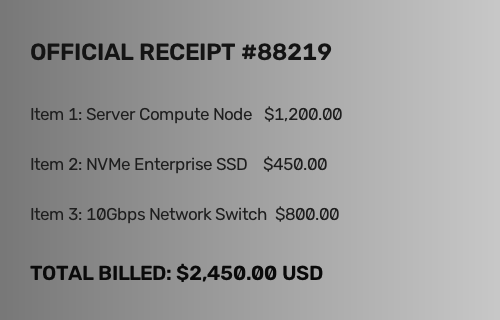
#> input picture RAG/01_document_ingestion/data/sample_receipt.png, 500 x 320 px; its folder holds only this picture in this run
$ jupyter execute --allow-errors 01_document_ingestion_master.ipynb
#> lines starting #> are read from the running program, lines starting #| are printed output that depends on the picture; after the words box and inside, x2 and y2 are one past the last pixel; in counts of white or black regions, pixels touching at a corner belong together
# 🏛️ Masterclass 01: Document Ingestion, Parsing, & Preprocessing
### *Google Colab Ready | AI Engineer Interview Preparation (3–5 YOE)*

---

## 📌 Executive Summary
In production Retrieval-Augmented Generation (RAG), the ingestion pipeline represents the foundational **ETL (Extract, Transform, Load)** layer.
A naive or flawed ingestion step permanently damages retrieval quality: **"Garbage In $\rightarrow$ Hallucination Out."**

This master notebook centralizes the complete engineering theory, architectural blueprints, and interactive code implementations for all enterprise document modalities:
1. **The Ingestion Pipeline Architecture & Universal Schema**
2. **Format 1 — Unstructured Text & Markdown**: Unicode normalization (NFKC), non-breaking spaces, regex sanitization, and boilerplate stripping.
3. **Format 2 — PDFs (Digital & Scanned)**: Coordinate geometry, text streams, layout preservation, and table extraction to Markdown.
4. **Format 3 — Images, Receipts, & Scanned Contracts**: The 4-stage Computer Vision pipeline (Grayscale $\rightarrow$ CLAHE $\rightarrow$ Bilateral Filter $\rightarrow$ Otsu Binarization) and deskewing.
5. **Format 4 — Tabular Data (Excel / CSV)**: The mathematical failure of dense vector embeddings on numbers, and row-to-narrative serialization.
6. **Format 5 — Semi-Structured Data (JSON / APIs)**: Token bloat reduction, schema flattening, and internal key pruning.
7. **The Universal Multi-Tenant Ingestion Dispatcher**
8. **Senior AI Interview Q&A & Edge Cases**

---
## ⚙️ 1. Environment Setup (Google Colab & Local)
Run the cell below to bootstrap dependencies and verify sample data files.

[cell 1]
import os
import sys
import subprocess

# In Google Colab, uncomment to install required packages:
# !pip install opencv-python pillow pymupdf pdfplumber pypdf

# 1. Resolve data directory (handles local execution, nested paths, or Google Colab)
DATA_DIR = "data"
if not os.path.exists(DATA_DIR):
    if os.path.exists("01_document_ingestion/data"):
        DATA_DIR = "01_document_ingestion/data"
    elif os.path.exists("../data"):
        DATA_DIR = "../data"

# 2. Check if required files exist; if not, automatically run data generation script
REQUIRED_FILES = [
    "sample_contract.txt",
    "sample_policy.pdf",
    "sample_receipt.png",
    "sample_payroll.csv",
    "sample_customer_profile.json"
]

missing_files = []
if not os.path.exists(DATA_DIR):
    missing_files = REQUIRED_FILES
else:
    existing = set(os.listdir(DATA_DIR))
    missing_files = [f for f in REQUIRED_FILES if f not in existing]

if missing_files:
    print(f"Missing sample files: {missing_files}")
    print("Auto-running data generation script...")

    # Locate generate_sample_data.py script
    script_paths = [
        "scripts/generate_sample_data.py",
        "01_document_ingestion/scripts/generate_sample_data.py",
        "../scripts/generate_sample_data.py"
    ]
    script_to_run = None
    for p in script_paths:
        if os.path.exists(p):
            script_to_run = p
            break

    if script_to_run:
        subprocess.check_call([sys.executable, script_to_run])
        print("Successfully auto-generated missing sample data!")
    else:
        print("Warning: generate_sample_data.py script not found locally.")

# Re-verify
if not os.path.exists(DATA_DIR):
    if os.path.exists("01_document_ingestion/data"):
        DATA_DIR = "01_document_ingestion/data"
    elif os.path.exists("../data"):
        DATA_DIR = "../data"

print(f"Data directory resolved to: {DATA_DIR}")
if os.path.exists(DATA_DIR):
    print("Available sample files:", os.listdir(DATA_DIR))

---
## 🧱 2. The Universal Ingested Document Schema & Multi-Tenant Isolation

### Why Schema Standardization is Mandatory:
Downstream chunkers and vector indexers must never be tightly coupled to upstream file loaders.
Every parser must return instances of **`IngestedDocument`**, enforcing two non-negotiable enterprise invariants:
1. **`tenant_id`**: Mandatory to enforce database-level partitioning and prevent unauthorized cross-tenant data leaks.
2. **`created_at`**: ISO-8601 UTC timestamp to enable temporal decay and time-aware retrieval filtering.

[cell 2]
from dataclasses import dataclass, field
from typing import Dict, Any, List
import datetime

@dataclass
class IngestedDocument:
    page_content: str
    metadata: Dict[str, Any] = field(default_factory=dict)

    def __post_init__(self):
        # Mandatory enterprise invariants
        if "tenant_id" not in self.metadata:
            raise ValueError("Production Invariant Violation: tenant_id is MANDATORY.")
        if "created_at" not in self.metadata:
            self.metadata["created_at"] = datetime.datetime.now(datetime.timezone.utc).isoformat()

# Instantiate sample standardized document
sample_doc = IngestedDocument(
    page_content="Enterprise multi-tenant isolation confirmed.",
    metadata={
        "tenant_id": "tenant_apex_01",
        "source": "handbook.pdf",
        "page_number": 1,
        "doc_type": "policy",
        "access_roles": ["employee", "manager"]
    }
)
print("Standardized Document Created Successfully:")
print("Content:", sample_doc.page_content)
print("Metadata:", sample_doc.metadata)

---
## 📝 3. Format 1: Unstructured Text & Markdown Preprocessing

### Deep Theory:
Plain text files (`.txt`) and Markdown (`.md`) frequently suffer from:
1. **Unicode Discrepancies**: The same visual character can be represented by different byte code points.
   - *Example*: `é` can be a single code point (`\u00e9`) or two code points (`e` + accent `\u0301`).
   - Tokenizers will split them into different tokens unless normalized via **Unicode NFKC**.
2. **Invisible Whitespace Traps**: Non-breaking spaces (`\xa0`), zero-width spaces (`\u200b`), and mixed Windows linebreaks (`\r\n`).
3. **Excessive Linebreaks**: Triple or quadruple newlines artificially fragment text into empty or degraded chunks during chunking.

[cell 3]
import re
import unicodedata

class TextPreprocessor:
    @staticmethod
    def clean_text(raw_text: str) -> str:
        # 1. Unicode NFKC Normalization
        text = unicodedata.normalize("NFKC", raw_text)

        # 2. Replace non-breaking spaces and zero-width artifacts
        text = text.replace("\xa0", " ").replace("\u200b", "")

        # 3. Standardize Windows line breaks (\r\n -> \n)
        text = re.sub(r"\r\n?", "\n", text)

        # 4. Collapse runs of horizontal spaces/tabs
        text = re.sub(r"[ \t]+", " ", text)

        # 5. Collapse excessive line breaks (3+ consecutive newlines become 2)
        text = re.sub(r"\n{3,}", "\n\n", text)

        return text.strip()

# Test with dirty file
text_file_path = os.path.join(DATA_DIR, "sample_contract.txt")
with open(text_file_path, "r", encoding="utf-8") as f:
#> (reads RAG/01_document_ingestion/data/sample_contract.txt from the repository)
    dirty_text = f.read()

print("--- [RAW DIRTY TEXT] ---")
print(repr(dirty_text[:120]) + "...")

cleaned_text = TextPreprocessor.clean_text(dirty_text)
print("\n--- [CLEANED TEXT] ---")
print(cleaned_text)

### Algorithmic Header/Footer Boilerplate Stripper:
Recurring legal notices (*"CONFIDENTIAL HR MEMORANDUM"*) repeated on every document inflate vector similarity for unrelated queries.
We eliminate them using page-frequency analysis:

[cell 4]
from collections import Counter

def strip_recurring_boilerplate(docs: List[str], threshold: float = 0.75) -> List[str]:
#> called with threshold = 0.75
    if len(docs) < 2:
        return docs
    first_lines, last_lines = [], []
    for d in docs:
        lines = [l.strip() for l in d.splitlines() if l.strip()]
        if lines:
            first_lines.append(lines[0])
            last_lines.append(lines[-1])

    headers = {l for l, c in Counter(first_lines).items() if c / len(docs) >= threshold}
    footers = {l for l, c in Counter(last_lines).items() if c / len(docs) >= threshold}

    print(f"Detected Global Boilerplate Headers: {headers}")
    print(f"Detected Global Boilerplate Footers: {footers}")

    cleaned = []
    for d in docs:
        lines = [l.strip() for l in d.splitlines() if l.strip()]
        if not lines:
            cleaned.append("")
            continue
        start = 1 if lines[0] in headers else 0
        end = len(lines) - 1 if lines[-1] in footers else len(lines)
        cleaned.append("\n".join(lines[start:end]))
    return cleaned

batch_samples = [
    "CONFIDENTIAL HR MEMORANDUM\nEmployee bonus policy for 2026.\nCONFIDENTIAL HR MEMORANDUM",
    "CONFIDENTIAL HR MEMORANDUM\nHealth and wellness stipend review.\nCONFIDENTIAL HR MEMORANDUM"
]
print("Boilerplate stripped result:")
print(strip_recurring_boilerplate(batch_samples)[0])

---
## 📄 4. Format 2: PDFs (Digital & Scanned)

### Deep Theory:
A PDF is **NOT** a text document. It is a set of display instructions:
`Place glyph 'F' at coordinate (x=50.2, y=720.0)`.
Origin $(0,0)$ in PDF specification is at the **bottom-left** of the page (measured in typographical points: $72\text{ pt} = 1\text{ inch}$).

### The Multi-Column Trap:
A naive text parser reads glyphs purely by descending vertical coordinate $y$.
Across two columns, it reads across columns horizontally, merging unrelated sentences.
**Layout-aware parsers** (`PyMuPDF`) group text spans into bounding boxes $(x_0, y_0, x_1, y_1)$ and resolve reading order column by column.

### Extracting Stream Data & Tables:
Below, we extract stream contents from `sample_policy.pdf` and convert extracted tables into LLM-native Markdown tables.

[cell 5]
import re

def extract_pdf_pages(pdf_path: str) -> List[Dict[str, Any]]:
#> further down, raw_receipt is the input picture: shape (320, 500, 3); min 10, max 199, mean 153.1
    pages = []
    with open(pdf_path, "rb") as f:
        raw_bytes = f.read()
    streams = re.findall(b"stream\r?\n(.*?)\r?\nendstream", raw_bytes, re.DOTALL)
    for idx, stream in enumerate(streams):
        text_matches = re.findall(rb"\((.*?)\)\s*Tj", stream)
        page_text = "\n".join(m.decode("latin1", errors="ignore") for m in text_matches)
        pages.append({"page_number": idx + 1, "text": page_text})
    return pages

pdf_path = os.path.join(DATA_DIR, "sample_policy.pdf")
#> (the rest of this cell did not finish here and is left out)

---
## 🖼️ 5. Format 3: Images, Receipts, & Scanned Contracts

### Deep Theory: The 4-Stage Computer Vision Pipeline
Raw images (`.png`, `.jpg`) suffer from smartphone shadows, sensor noise, and skew tilt.
Passing raw camera photos directly to OCR yields high Character Error Rates (CER).

We apply an **OpenCV Computer Vision pipeline**:
1. **Grayscale**: $Y = 0.299R + 0.587G + 0.114B$ (removes color noise).
2. **CLAHE (Contrast Limited Adaptive Histogram Equalization)**:
   Divides image into localized $8\times 8$ grid tiles and clips contrast amplification to eliminate uneven shadows.
3. **Bilateral Filter**: Unlike Gaussian blur, it uses both spatial distance and pixel radiometric intensity to denoise flat backgrounds while keeping text edges sharp.
4. **Otsu's Adaptive Binarization**: Automatically finds the optimal global threshold separating dark text from white paper.

[cell 6]
import cv2
import numpy as np

class VisionDocumentPreprocessor:
    @staticmethod
    def process_image(img_bgr: np.ndarray) -> np.ndarray:
        # 1. Grayscale
        gray = cv2.cvtColor(img_bgr, cv2.COLOR_BGR2GRAY)

        # 2. CLAHE (Local contrast enhancement & shadow elimination)
        clahe = cv2.createCLAHE(clipLimit=2.0, tileGridSize=(8, 8))
        contrast = clahe.apply(gray)

        # 3. Bilateral Filter (Smooths noise, keeps text edges sharp)
        denoised = cv2.bilateralFilter(contrast, d=9, sigmaColor=75, sigmaSpace=75)
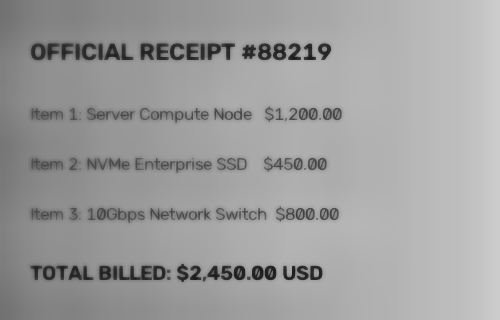
#> denoised: shape (320, 500); min 27, max 204, mean 157.9

        # 4. Otsu's Binarization
        _, binarized = cv2.threshold(denoised, 0, 255, cv2.THRESH_BINARY + cv2.THRESH_OTSU)
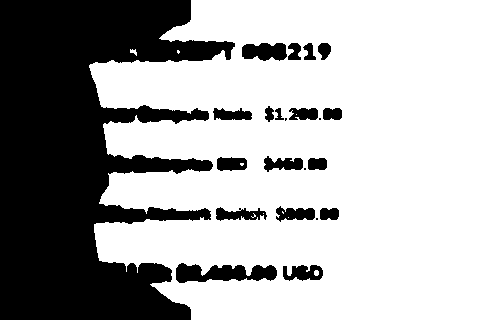
#> binarized: shape (320, 500); 67.4% white; 22 black regions (4 under 20 px), largest, box (x1, y1, x2, y2) and area: (0, 0, 235, 320) 46228, (176, 263, 277, 283) 1335, (242, 43, 287, 61) 650
        return binarized

receipt_path = os.path.join(DATA_DIR, "sample_receipt.png")
raw_receipt = cv2.imread(receipt_path)
binarized_receipt = VisionDocumentPreprocessor.process_image(raw_receipt)

print(f"Raw Image Dimensions: {raw_receipt.shape}")
#| Raw Image Dimensions: (320, 500, 3)
print(f"Binarized Unique Pixels: {np.unique(binarized_receipt)} (0=Text, 255=Background)")
#| Binarized Unique Pixels: [  0 255] (0=Text, 255=Background)
print("Image successfully converted into clean binary mask ready for OCR.")

---
## 📊 6. Format 4: Tabular Data (Excel & CSV)

### Deep Theory: The Vector Inadequacy on Numbers
Dense embeddings are continuous syntactic projections.
- To an embedding model, `185000` is split into subword tokens: `["18", "500", "0"]`.
- The geometric vector distance between `185000` and `184999` is NOT proportional to their difference ($1$).
- **Cosine similarity CANNOT do numeric range filtering ($> $100k$) or arithmetic aggregations (SUM, AVG)**.

### Solution: Row-to-Narrative Serialization
Every row is translated into an explicit key-value descriptive narrative block:

[cell 7]
import csv

def serialize_row_to_narrative(row: Dict[str, Any], entity_type: str = "Record") -> str:
    lines = [f"=== {entity_type} ==="]
    for key, val in row.items():
        readable_key = key.replace("_", " ").title()
        lines.append(f"- {readable_key}: {val}")
    return "\n".join(lines)

csv_path = os.path.join(DATA_DIR, "sample_payroll.csv")
with open(csv_path, "r", encoding="utf-8") as f:
#> (reads RAG/01_document_ingestion/data/sample_payroll.csv from the repository)
    rows = list(csv.DictReader(f))

print(f"Loaded {len(rows)} tabular rows from CSV.")
print("\nSerialized Narrative Record for Vectorization:")
print(serialize_row_to_narrative(rows[0], entity_type="Staff Payroll Profile"))

---
## 📦 7. Format 5: Semi-Structured Data (JSON / API Payloads)

### The Problem: Syntax Token Bloat
Raw JSON wastes $40-60\%$ of LLM context tokens on punctuation: `{`, `}`, `"`, commas, and deep nesting.
Furthermore, vectorizing internal hashes (`_id`, `session_token`) pollutes semantic retrieval.

### Solution: Recursive Flattening & Key Pruning
We flatten nested structures into dot-notation paths (`account.billing.arr`) and strip blacklisted operational keys:

[cell 8]
def flatten_and_prune_json(data: Dict[str, Any], exclude_keys: set = None, prefix: str = "") -> Dict[str, Any]:
    if exclude_keys is None:
        exclude_keys = {"_id", "session_token", "internal_ip"}
    flattened = {}
    for key, value in data.items():
        if key in exclude_keys:
            continue
        full_key = f"{prefix}.{key}" if prefix else key
        if isinstance(value, dict):
            flattened.update(flatten_and_prune_json(value, exclude_keys, prefix=full_key))
        elif isinstance(value, list):
            flattened[full_key] = ", ".join(str(item) for item in value)
        else:
            flattened[full_key] = value
    return flattened

json_path = os.path.join(DATA_DIR, "sample_customer_profile.json")
import json
with open(json_path, "r", encoding="utf-8") as f:
#> (reads RAG/01_document_ingestion/data/sample_customer_profile.json from the repository)
    raw_json = json.load(f)

flat_json = flatten_and_prune_json(raw_json)
print("--- Clean Flattened JSON (No syntactic token waste) ---")
for k, v in flat_json.items():
    print(f"{k}: {v}")

---
## 🔄 8. The Universal Multi-Tenant Ingestion Dispatcher
This class integrates all format parsers into a unified, production-grade ingestion service.

[cell 9]
class UniversalIngestionDispatcher:
    def __init__(self, tenant_id: str):
        self.tenant_id = tenant_id

    def ingest_text(self, text: str, source: str, doc_type: str = "text") -> IngestedDocument:
        cleaned = TextPreprocessor.clean_text(text)
        return IngestedDocument(
            page_content=cleaned,
            metadata={
                "tenant_id": self.tenant_id,
                "source": source,
                "doc_type": doc_type,
                "char_length": len(cleaned)
            }
        )

    def ingest_tabular_row(self, row: Dict[str, Any], source: str, entity_type: str) -> IngestedDocument:
        narrative = serialize_row_to_narrative(row, entity_type=entity_type)
        return IngestedDocument(
            page_content=narrative,
            metadata={
                "tenant_id": self.tenant_id,
                "source": source,
                "doc_type": "tabular_record"
            }
        )

    def ingest_json(self, data: Dict[str, Any], source: str, doc_type: str) -> IngestedDocument:
        flat = flatten_and_prune_json(data)
